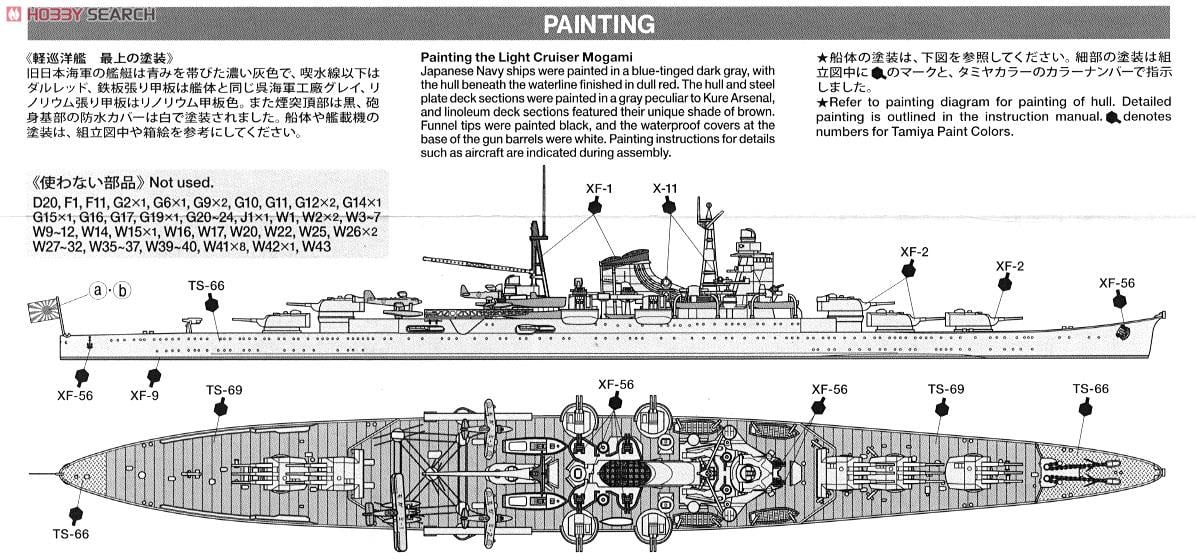
#> input picture example.jpg, 1196 x 560 px
$ python -i ImagePreProcessing.py   (imports and definitions only)
#> lines starting #> are read from the running program, lines starting #| are printed output that depends on the picture; after the words box and inside, x2 and y2 are one past the last pixel; in counts of white or black regions, pixels touching at a corner belong together
#> further down, picture is the input picture: shape (560, 1196, 3); mean B, G, R 214.3, 214.3, 214.4
import easyocr
import cv2
import numpy as np

# Routine 24mp : Denoise + OTSU
def process_24mp(image) :
    gray = cv2.cvtColor(image, cv2.COLOR_BGR2GRAY)
    denoised = cv2.fastNlMeansDenoising(gray, h=10)
    thresh = cv2.threshold(denoised, 0, 255, cv2.THRESH_BINARY + cv2.THRESH_OTSU)[1]
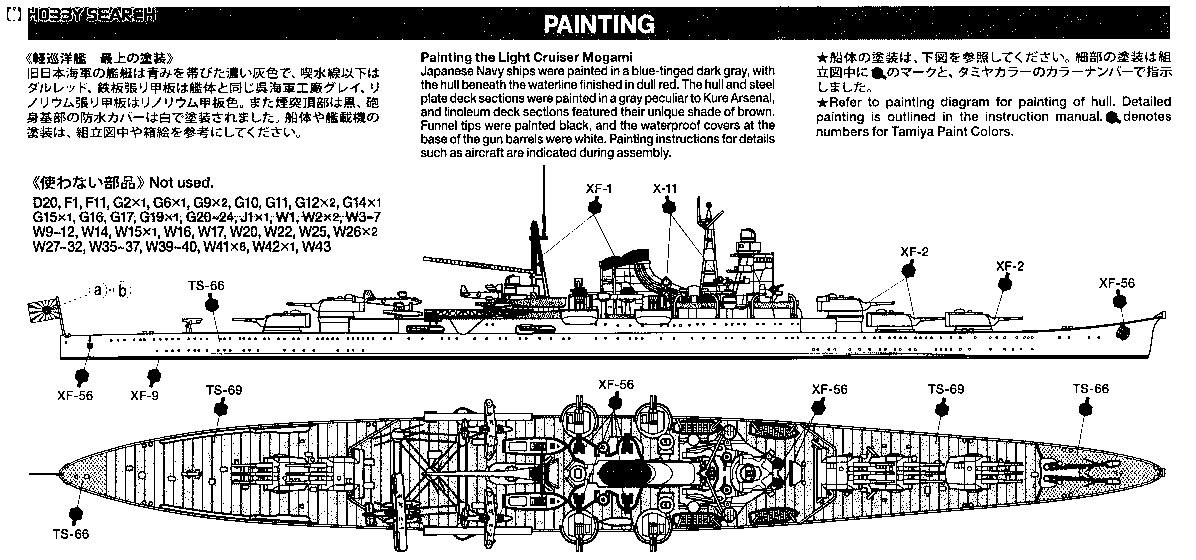
#> thresh: shape (560, 1196); 79.5% white; 2208 black regions (1494 under 20 px), largest, box (x1, y1, x2, y2) and area: (29, 391, 1166, 552) 42248, (28, 6, 1170, 40) 35757, (27, 165, 1166, 363) 21776
    return thresh

# Routine 12mp : Bilateral Filter + Adaptive Threshold
def process_12mp(image):
    gray = cv2.cvtColor(image, cv2.COLOR_BGR2GRAY)
    bilateral = cv2.bilateralFilter(gray, 9, 75, 75)
    adaptive = cv2.adaptiveThreshold(
        bilateral, 255, cv2.ADAPTIVE_THRESH_MEAN_C, cv2.THRESH_BINARY, 25, 10
    )
    return adaptive

#def getOCRText(image):

>>> import cv2
>>> picture = cv2.imread('example.jpg')
>>> result = process_24mp(picture)
